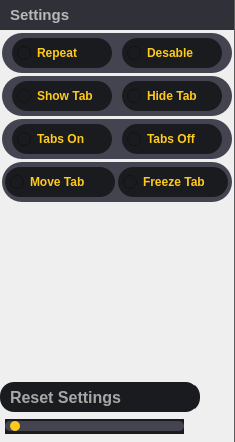
           <widget class="QFrame" name="sideBar">
            <property name="minimumSize">
             <size>
              <width>235</width>
              <height>0</height>
             </size>
            </property>
            <property name="maximumSize">
             <size>
              <width>235</width>
              <height>16777215</height>
             </size>
            </property>
            <property name="mouseTracking">
             <bool>true</bool>
            </property>
            <property name="acceptDrops">
             <bool>true</bool>
            </property>
            <property name="toolTip">
             <string/>
            </property>
            <property name="styleSheet">
             <string notr="true">border: none;
border-right: 1px solid rgb(94, 94, 94);</string>
            </property>
            <property name="frameShape">
             <enum>QFrame::NoFrame</enum>
            </property>
            <property name="frameShadow">
             <enum>QFrame::Raised</enum>
            </property>
            <layout class="QVBoxLayout" name="verticalLayout_6">
             <property name="spacing">
              <number>0</number>
             </property>
             <property name="leftMargin">
              <number>0</number>
             </property>
             <property name="topMargin">
              <number>0</number>
             </property>
             <property name="rightMargin">
              <number>0</number>
             </property>
             <property name="bottomMargin">
              <number>0</number>
             </property>
             <item alignment="Qt::AlignHCenter">
              <widget class="QFrame" name="tree">
               <property name="styleSheet">
                <string notr="true">border: none;
</string>
               </property>
               <property name="frameShape">
                <enum>QFrame::NoFrame</enum>
               </property>
               <property name="frameShadow">
                <enum>QFrame::Raised</enum>
               </property>
               <layout class="QVBoxLayout" name="verticalLayout_9">
                <property name="spacing">
                 <number>3</number>
                </property>
                <property name="leftMargin">
                 <number>0</number>
                </property>
                <property name="topMargin">
                 <number>0</number>
                </property>
                <property name="rightMargin">
                 <number>0</number>
                </property>
                <property name="bottomMargin">
                 <number>0</number>
                </property>
                <item>
                 <widget class="QFrame" name="settings01_5">
                  <property name="minimumSize">
                   <size>
                    <width>250</width>
                    <height>30</height>
                   </size>
                  </property>
                  <property name="maximumSize">
                   <size>
                    <width>250</width>
                    <height>30</height>
                   </size>
                  </property>
                  <property name="styleSheet">
                   <string notr="true">border: none;
background-color: rgb(48, 48, 56);
color: rgb(184, 184, 184);
</string>
                  </property>
                  <property name="frameShape">
                   <enum>QFrame::NoFrame</enum>
                  </property>
                  <property name="frameShadow">
                   <enum>QFrame::Raised</enum>
                  </property>
                  <layout class="QHBoxLayout" name="horizontalLayout_13">
                   <property name="spacing">
                    <number>0</number>
                   </property>
                   <property name="leftMargin">
                    <number>0</number>
                   </property>
                   <property name="topMargin">
                    <number>0</number>
                   </property>
                   <property name="rightMargin">
                    <number>0</number>
                   </property>
                   <property name="bottomMargin">
                    <number>0</number>
                   </property>
                   <item>
                    <widget class="QPushButton" name="pushButton">
                     <property name="font">
                      <font>
                       <pointsize>11</pointsize>
                       <bold>true</bold>
                      </font>
                     </property>
                     <property name="styleSheet">
                      <string notr="true">border: none;
text-align: left;
padding-left: 10px;</string>
                     </property>
                     <property name="text">
                      <string>Settings</string>
                     </property>
                     <property name="icon">
                      <iconset resource="../resources.qrc">
                       <normaloff>:/icons/assets/toggle_off_1.svg</normaloff>:/icons/assets/toggle_off_1.svg</iconset>
                     </property>
                     <property name="iconSize">
                      <size>
                       <width>20</width>
                       <height>20</height>
                      </size>
                     </property>
                    </widget>
                   </item>
                  </layout>
                 </widget>
                </item>
                <item alignment="Qt::AlignHCenter">
                 <widget class="QFrame" name="settings01">
                  <property name="minimumSize">
                   <size>
                    <width>230</width>
                    <height>40</height>
                   </size>
                  </property>
                  <property name="maximumSize">
                   <size>
                    <width>230</width>
                    <height>40</height>
                   </size>
                  </property>
                  <property name="styleSheet">
                   <string notr="true">border: none;
background-color: rgb(67, 68, 79);
border-radius: 20px;</string>
                  </property>
                  <property name="frameShape">
                   <enum>QFrame::NoFrame</enum>
                  </property>
                  <property name="frameShadow">
                   <enum>QFrame::Raised</enum>
                  </property>
                  <layout class="QHBoxLayout" name="horizontalLayout_9">
                   <property name="spacing">
                    <number>0</number>
                   </property>
                   <property name="leftMargin">
                    <number>0</number>
                   </property>
                   <property name="topMargin">
                    <number>0</number>
                   </property>
                   <property name="rightMargin">
                    <number>0</number>
                   </property>
                   <property name="bottomMargin">
                    <number>0</number>
                   </property>
                   <item>
                    <widget class="QRadioButton" name="repeater1">
                     <property name="minimumSize">
                      <size>
                       <width>100</width>
                       <height>30</height>
                      </size>
                     </property>
                     <property name="maximumSize">
                      <size>
                       <width>100</width>
                       <height>30</height>
                      </size>
                     </property>
                     <property name="font">
                      <font>
                       <bold>true</bold>
                      </font>
                     </property>
                     <property name="styleSheet">
                      <string notr="true">color: rgb(255, 202, 29);
background-color: rgb(26, 27, 31);
border: none;
border-radius: 15px;
padding-left: 5px;
padding-right: 5px;</string>
                     </property>
                     <property name="text">
                      <string>Repeat</string>
                     </property>
                     <property name="icon">
                      <iconset resource="../resources.qrc">
                       <normaloff>:/icons/assets/repeat.svg</normaloff>:/icons/assets/repeat.svg</iconset>
                     </property>
                     <property name="autoRepeat">
                      <bool>false</bool>
                     </property>
                    </widget>
                   </item>
                   <item>
                    <widget class="QRadioButton" name="repeaterOff">
                     <property name="minimumSize">
                      <size>
                       <width>100</width>
                       <height>30</height>
                      </size>
                     </property>
                     <property name="maximumSize">
                      <size>
                       <width>100</width>
                       <height>30</height>
                      </size>
                     </property>
                     <property name="font">
                      <font>
                       <bold>true</bold>
                      </font>
                     </property>
                     <property name="styleSheet">
                      <string notr="true">color: rgb(255, 202, 29);
background-color: rgb(26, 27, 31);
border: none;
border-radius: 15px;
padding-left: 5px;
padding-right: 5px;</string>
                     </property>
                     <property name="text">
                      <string>Desable</string>
                     </property>
                     <property name="icon">
                      <iconset resource="../resources.qrc">
                       <normaloff>:/icons/assets/toggle-off.svg</normaloff>:/icons/assets/toggle-off.svg</iconset>
                     </property>
                     <property name="autoRepeat">
                      <bool>false</bool>
                     </property>
                    </widget>
                   </item>
                  </layout>
                 </widget>
                </item>
                <item alignment="Qt::AlignHCenter">
                 <widget class="QFrame" name="settings01_2">
                  <property name="minimumSize">
                   <size>
                    <width>230</width>
                    <height>40</height>
                   </size>
                  </property>
                  <property name="maximumSize">
                   <size>
                    <width>230</width>
                    <height>40</height>
                   </size>
                  </property>
                  <property name="styleSheet">
                   <string notr="true">border: none;
background-color: rgb(67, 68, 79);
border-radius: 20px;</string>
                  </property>
                  <property name="frameShape">
                   <enum>QFrame::NoFrame</enum>
                  </property>
                  <property name="frameShadow">
                   <enum>QFrame::Raised</enum>
                  </property>
                  <layout class="QHBoxLayout" name="horizontalLayout_10">
                   <property name="spacing">
                    <number>0</number>
                   </property>
                   <property name="leftMargin">
                    <number>0</number>
                   </property>
                   <property name="topMargin">
                    <number>0</number>
                   </property>
                   <property name="rightMargin">
                    <number>0</number>
                   </property>
                   <property name="bottomMargin">
                    <number>0</number>
                   </property>
                   <item>
                    <widget class="QRadioButton" name="showTabs">
                     <property name="minimumSize">
                      <size>
                       <width>100</width>
                       <height>30</height>
                      </size>
                     </property>
                     <property name="maximumSize">
                      <size>
                       <width>100</width>
                       <height>30</height>
                      </size>
                     </property>
                     <property name="font">
                      <font>
                       <bold>true</bold>
                      </font>
                     </property>
                     <property name="styleSheet">
                      <string notr="true">color: rgb(255, 202, 29);
background-color: rgb(26, 27, 31);
border: none;
border-radius: 15px;
padding-left: 5px;
padding-right: 5px;</string>
                     </property>
                     <property name="text">
                      <string>Show Tab</string>
                     </property>
                     <property name="icon">
                      <iconset resource="../resources.qrc">
                       <normaloff>:/icons/assets/reset.svg</normaloff>:/icons/assets/reset.svg</iconset>
                     </property>
                     <property name="autoRepeat">
                      <bool>false</bool>
                     </property>
                    </widget>
                   </item>
                   <item>
                    <widget class="QRadioButton" name="hideTabs">
                     <property name="minimumSize">
                      <size>
                       <width>100</width>
                       <height>30</height>
                      </size>
                     </property>
                     <property name="maximumSize">
                      <size>
                       <width>100</width>
                       <height>30</height>
                      </size>
                     </property>
                     <property name="font">
                      <font>
                       <bold>true</bold>
                      </font>
                     </property>
                     <property name="styleSheet">
                      <string notr="true">color: rgb(255, 202, 29);
background-color: rgb(26, 27, 31);
border: none;
border-radius: 15px;
padding-left: 5px;
padding-right: 5px;</string>
                     </property>
                     <property name="text">
                      <string>Hide Tab</string>
                     </property>
                     <property name="icon">
                      <iconset resource="../resources.qrc">
                       <normaloff>:/icons/assets/loop-off.svg</normaloff>:/icons/assets/loop-off.svg</iconset>
                     </property>
                     <property name="autoRepeat">
                      <bool>false</bool>
                     </property>
                    </widget>
                   </item>
                  </layout>
                 </widget>
                </item>
                <item alignment="Qt::AlignHCenter">
                 <widget class="QFrame" name="settings01_3">
                  <property name="minimumSize">
                   <size>
                    <width>230</width>
                    <height>40</height>
                   </size>
                  </property>
                  <property name="maximumSize">
                   <size>
                    <width>230</width>
                    <height>40</height>
                   </size>
                  </property>
                  <property name="styleSheet">
                   <string notr="true">border: none;
background-color: rgb(67, 68, 79);
border-radius: 20px;</string>
                  </property>
                  <property name="frameShape">
                   <enum>QFrame::NoFrame</enum>
                  </property>
                  <property name="frameShadow">
                   <enum>QFrame::Raised</enum>
                  </property>
                  <layout class="QHBoxLayout" name="horizontalLayout_11">
                   <property name="spacing">
                    <number>0</number>
                   </property>
                   <property name="leftMargin">
                    <number>0</number>
                   </property>
                   <property name="topMargin">
                    <number>0</number>
                   </property>
                   <property name="rightMargin">
                    <number>0</number>
                   </property>
                   <property name="bottomMargin">
                    <number>0</number>
                   </property>
                   <item>
                    <widget class="QRadioButton" name="tabsOn">
                     <property name="minimumSize">
                      <size>
                       <width>100</width>
                       <height>30</height>
                      </size>
                     </property>
                     <property name="maximumSize">
                      <size>
                       <width>100</width>
                       <height>30</height>
                      </size>
                     </property>
                     <property name="font">
                      <font>
                       <bold>true</bold>
                      </font>
                     </property>
                     <property name="styleSheet">
                      <string notr="true">color: rgb(255, 202, 29);
background-color: rgb(26, 27, 31);
border: none;
border-radius: 15px;
padding-left: 5px;
padding-right: 5px;</string>
                     </property>
                     <property name="text">
                      <string>Tabs On</string>
                     </property>
                     <property name="icon">
                      <iconset resource="../resources.qrc">
                       <normaloff>:/icons/assets/tab-open.svg</normaloff>:/icons/assets/tab-open.svg</iconset>
                     </property>
                     <property name="autoRepeat">
                      <bool>false</bool>
                     </property>
                    </widget>
                   </item>
                   <item>
                    <widget class="QRadioButton" name="tabsOff">
                     <property name="minimumSize">
                      <size>
                       <width>100</width>
                       <height>30</height>
                      </size>
                     </property>
                     <property name="maximumSize">
                      <size>
                       <width>100</width>
                       <height>30</height>
                      </size>
                     </property>
                     <property name="font">
                      <font>
                       <bold>true</bold>
                      </font>
                     </property>
                     <property name="styleSheet">
                      <string notr="true">color: rgb(255, 202, 29);
background-color: rgb(26, 27, 31);
border: none;
border-radius: 15px;
padding-left: 5px;
padding-right: 5px;</string>
                     </property>
                     <property name="text">
                      <string>Tabs Off</string>
                     </property>
                     <property name="icon">
                      <iconset resource="../resources.qrc">
                       <normaloff>:/icons/assets/tab-close.svg</normaloff>:/icons/assets/tab-close.svg</iconset>
                     </property>
                     <property name="autoRepeat">
                      <bool>false</bool>
                     </property>
                    </widget>
                   </item>
                  </layout>
                 </widget>
                </item>
                <item alignment="Qt::AlignHCenter">
                 <widget class="QFrame" name="settings01_4">
                  <property name="minimumSize">
                   <size>
                    <width>230</width>
                    <height>40</height>
                   </size>
                  </property>
                  <property name="maximumSize">
                   <size>
                    <width>230</width>
                    <height>40</height>
                   </size>
                  </property>
                  <property name="styleSheet">
                   <string notr="true">border: none;
background-color: rgb(67, 68, 79);
border-radius: 20px;</string>
                  </property>
                  <property name="frameShape">
                   <enum>QFrame::NoFrame</enum>
                  </property>
                  <property name="frameShadow">
                   <enum>QFrame::Raised</enum>
                  </property>
                  <layout class="QHBoxLayout" name="horizontalLayout_12">
                   <property name="spacing">
                    <number>0</number>
                   </property>
                   <property name="leftMargin">
                    <number>0</number>
                   </property>
                   <property name="topMargin">
                    <number>0</number>
                   </property>
                   <property name="rightMargin">
                    <number>0</number>
                   </property>
                   <property name="bottomMargin">
                    <number>0</number>
                   </property>
                   <item>
                    <widget class="QRadioButton" name="moveTabs">
                     <property name="minimumSize">
                      <size>
                       <width>110</width>
                       <height>30</height>
                      </size>
                     </property>
                     <property name="maximumSize">
                      <size>
                       <width>110</width>
                       <height>30</height>
                      </size>
                     </property>
                     <property name="font">
                      <font>
                       <bold>true</bold>
                      </font>
                     </property>
                     <property name="styleSheet">
                      <string notr="true">color: rgb(255, 202, 29);
background-color: rgb(26, 27, 31);
border: none;
border-radius: 15px;
padding-left: 5px;
padding-right: 5px;</string>
                     </property>
                     <property name="text">
                      <string>Move Tab</string>
                     </property>
                     <property name="icon">
                      <iconset resource="../resources.qrc">
                       <normaloff>:/icons/assets/right.svg</normaloff>:/icons/assets/right.svg</iconset>
                     </property>
                     <property name="autoRepeat">
                      <bool>false</bool>
                     </property>
                    </widget>
                   </item>
                   <item>
                    <widget class="QRadioButton" name="moveTabsOff">
                     <property name="minimumSize">
                      <size>
                       <width>100</width>
                       <height>30</height>
                      </size>
                     </property>
                     <property name="maximumSize">
                      <size>
                       <width>110</width>
                       <height>30</height>
                      </size>
                     </property>
                     <property name="font">
                      <font>
                       <bold>true</bold>
                      </font>
                     </property>
                     <property name="styleSheet">
                      <string notr="true">color: rgb(255, 202, 29);
background-color: rgb(26, 27, 31);
border: none;
border-radius: 15px;
padding-left: 5px;
padding-right: 5px;</string>
                     </property>
                     <property name="text">
                      <string>Freeze Tab</string>
                     </property>
                     <property name="icon">
                      <iconset resource="../resources.qrc">
                       <normaloff>:/icons/assets/toggle_off_1.svg</normaloff>:/icons/assets/toggle_off_1.svg</iconset>
                     </property>
                     <property name="autoRepeat">
                      <bool>false</bool>
                     </property>
                    </widget>
                   </item>
                  </layout>
                 </widget>
                </item>
                <item>
                 <spacer name="verticalSpacer">
                  <property name="orientation">
                   <enum>Qt::Vertical</enum>
                  </property>
                  <property name="sizeHint" stdset="0">
                   <size>
                    <width>20</width>
                    <height>177</height>
                   </size>
                  </property>
                 </spacer>
                </item>
                <item>
                 <widget class="QPushButton" name="resetBtn">
                  <property name="minimumSize">
                   <size>
                    <width>200</width>
                    <height>30</height>
                   </size>
                  </property>
                  <property name="maximumSize">
                   <size>
                    <width>200</width>
                    <height>30</height>
                   </size>
                  </property>
                  <property name="font">
                   <font>
                    <pointsize>12</pointsize>
                    <bold>true</bold>
                   </font>
                  </property>
                  <property name="styleSheet">
                   <string notr="true">QPushButton {
	border: none;
	background-color: rgb(26, 27, 31);
	border-right: 3px solid rgb(26, 27, 31);
	color: rgb(167, 167, 167);
	border-radius: 14px;
	text-align: left;
	padding-left: 10px;
}

QPushButton:hover {
	background-color: rgb(45, 47, 54);
	border-right: 3px solid rgb(255, 192, 0);
}

QPushButton:pressed {
	background-color: rgb(0, 0, 0);
	border-right: 3px solid rgb(255, 192, 0);
}</string>
                  </property>
                  <property name="text">
                   <string>Reset Settings</string>
                  </property>
                  <property name="icon">
                   <iconset resource="../resources.qrc">
                    <normaloff>:/icons/assets/restore.svg</normaloff>:/icons/assets/restore.svg</iconset>
                  </property>
                  <property name="iconSize">
                   <size>
                    <width>20</width>
                    <height>20</height>
                   </size>
                  </property>
                 </widget>
                </item>
               </layout>
              </widget>
             </item>
             <item>
              <widget class="QFrame" name="controls">
               <property name="minimumSize">
                <size>
                 <width>0</width>
                 <height>30</height>
                </size>
               </property>
               <property name="maximumSize">
                <size>
                 <width>16777215</width>
                 <height>30</height>
                </size>
               </property>
               <property name="styleSheet">
                <string notr="true">border: none;</string>
               </property>
               <property name="frameShape">
                <enum>QFrame::StyledPanel</enum>
               </property>
               <property name="frameShadow">
                <enum>QFrame::Raised</enum>
               </property>
               <layout class="QHBoxLayout" name="horizontalLayout_7">
                <property name="spacing">
                 <number>5</number>
                </property>
                <property name="leftMargin">
                 <number>5</number>
                </property>
                <property name="topMargin">
                 <number>0</number>
                </property>
                <property name="rightMargin">
                 <number>5</number>
                </property>
                <property name="bottomMargin">
                 <number>0</number>
                </property>
                <item>
                 <widget class="QSlider" name="volumeSlider">
                  <property name="styleSheet">
                   <string notr="true">QSlider {
	background-color: rgb(26, 27, 31);
	border: none;
}

QSlider::groove {
	height: 10px;
	border-radius: 5px;
	background-color: rgb(67, 68, 79);
}

QSlider::handle:horizontal {
	background-color: rgb(255, 202, 29);
	border-radius: 5px;
	width: 10px;
	height: 10px;
}
</string>
                  </property>
                  <property name="maximum">
                   <number>100</number>
                  </property>
                  <property name="value">
                   <number>3</number>
                  </property>
                  <property name="orientation">
                   <enum>Qt::Horizontal</enum>
                  </property>
                 </widget>
                </item>
                <item>
                 <widget class="QLabel" name="volumeDisplay">
                  <property name="minimumSize">
                   <size>
                    <width>40</width>
                    <height>0</height>
                   </size>
                  </property>
                  <property name="maximumSize">
                   <size>
                    <width>40</width>
                    <height>16777215</height>
                   </size>
                  </property>
                  <property name="font">
                   <font>
                    <pointsize>10</pointsize>
                    <bold>true</bold>
                   </font>
                  </property>
                  <property name="styleSheet">
                   <string notr="true">border: none;
color: rgb(255, 206, 29);</string>
                  </property>
                  <property name="text">
                   <string>&lt;html&gt;&lt;head/&gt;&lt;body&gt;&lt;p&gt;&lt;br/&gt;&lt;/p&gt;&lt;/body&gt;&lt;/html&gt;</string>
                  </property>
                 </widget>
                </item>
               </layout>
              </widget>
             </item>
            </layout>
           </widget>
